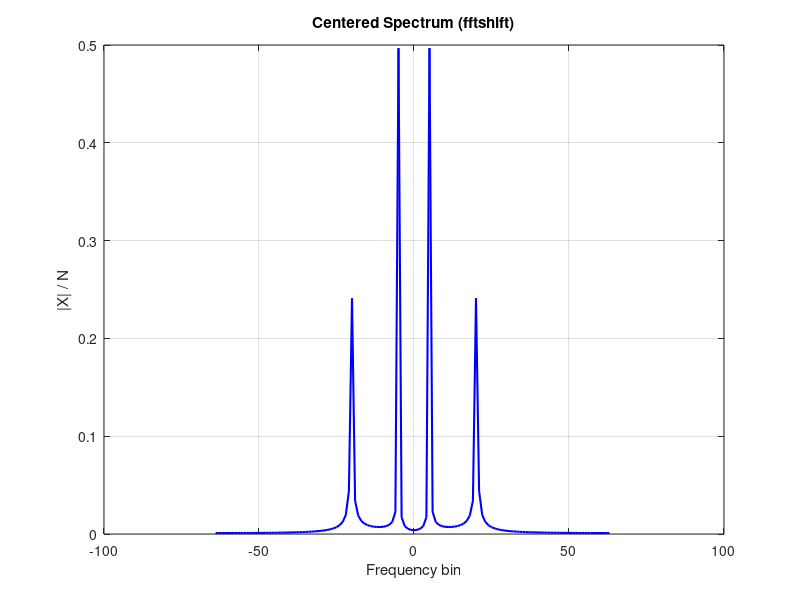
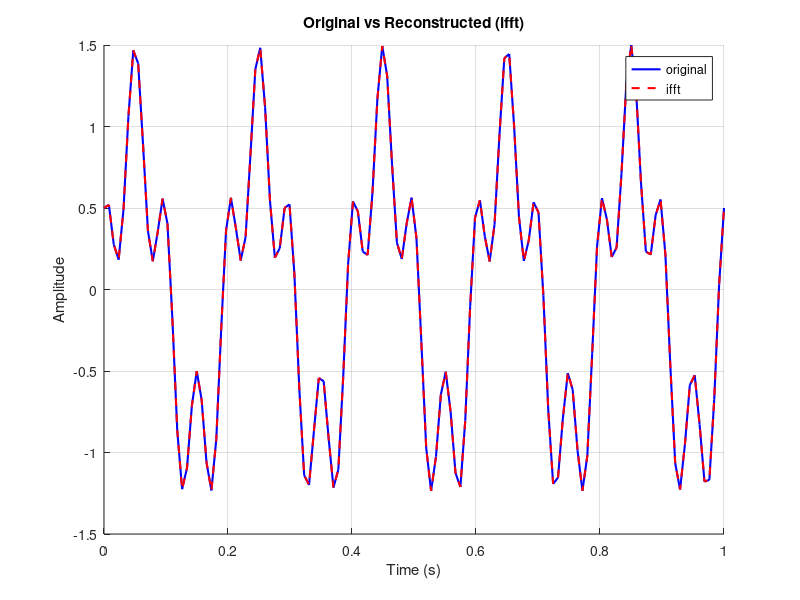

Here is the MATLAB script that generated these plots, in order:
% FFT Roundtrip — fft, fftshift, ifftshift, ifft
% Transform a signal to frequency domain, shift it,
% then reconstruct and verify.
% Pull toolbox functions (signal, stats, graphics, io) into scope so we
% can call them by short name (fft, butter, plot, std, ...). Without this,
% we'd need fully qualified names like signal.transforms.fft(...).


clear
close all

N = 128;
t = linspace(0, 1, N);
x = sin(2*pi*5*t) + 0.5*cos(2*pi*20*t);

% Forward FFT
X = fft(x);

% Shift zero-frequency to center
Xs = fftshift(X);

% Undo the shift
Xu = ifftshift(Xs);

% Reconstruct
x_rec = ifft(Xu);

% Frequency axis (centered)
f = linspace(-N/2, N/2-1, N);

figure(1)
plot(f, abs(Xs) / N, 'b-', 'LineWidth', 1.5)
title('Centered Spectrum (fftshift)')
xlabel('Frequency bin')
ylabel('|X| / N')
grid on

figure(2)
hold on
plot(t, x, 'b-', 'LineWidth', 1.5)
plot(t, x_rec, 'r--', 'LineWidth', 1.5)
hold off
title('Original vs Reconstructed (ifft)')
xlabel('Time (s)')
ylabel('Amplitude')
legend('original', 'ifft')
grid on

disp('Max reconstruction error:')
disp(max(abs(x - x_rec)))
